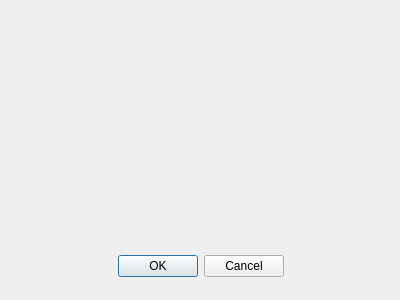
<?xml version="1.0" encoding="UTF-8"?>
<ui version="4.0">
 <class>Dialog</class>
 <widget class="QDialog" name="Dialog">
  <property name="geometry">
   <rect>
    <x>0</x>
    <y>0</y>
    <width>400</width>
    <height>300</height>
   </rect>
  </property>
  <property name="windowTitle">
   <string>Dialog</string>
  </property>
  <widget class="QDialogButtonBox" name="buttonBox">
   <property name="geometry">
    <rect>
     <x>20</x>
     <y>250</y>
     <width>361</width>
     <height>32</height>
    </rect>
   </property>
   <property name="orientation">
    <enum>Qt::Horizontal</enum>
   </property>
   <property name="standardButtons">
    <set>QDialogButtonBox::Cancel|QDialogButtonBox::Ok</set>
   </property>
   <property name="centerButtons">
    <bool>true</bool>
   </property>
  </widget>
 </widget>
 <resources/>
 <connections>
  <connection>
   <sender>buttonBox</sender>
   <signal>accepted()</signal>
   <receiver>Dialog</receiver>
   <slot>accept()</slot>
   <hints>
    <hint type="sourcelabel">
     <x>248</x>
     <y>254</y>
    </hint>
    <hint type="destinationlabel">
     <x>157</x>
     <y>274</y>
    </hint>
   </hints>
  </connection>
  <connection>
   <sender>buttonBox</sender>
   <signal>rejected()</signal>
   <receiver>Dialog</receiver>
   <slot>reject()</slot>
   <hints>
    <hint type="sourcelabel">
     <x>316</x>
     <y>260</y>
    </hint>
    <hint type="destinationlabel">
     <x>286</x>
     <y>274</y>
    </hint>
   </hints>
  </connection>
 </connections>
</ui>
